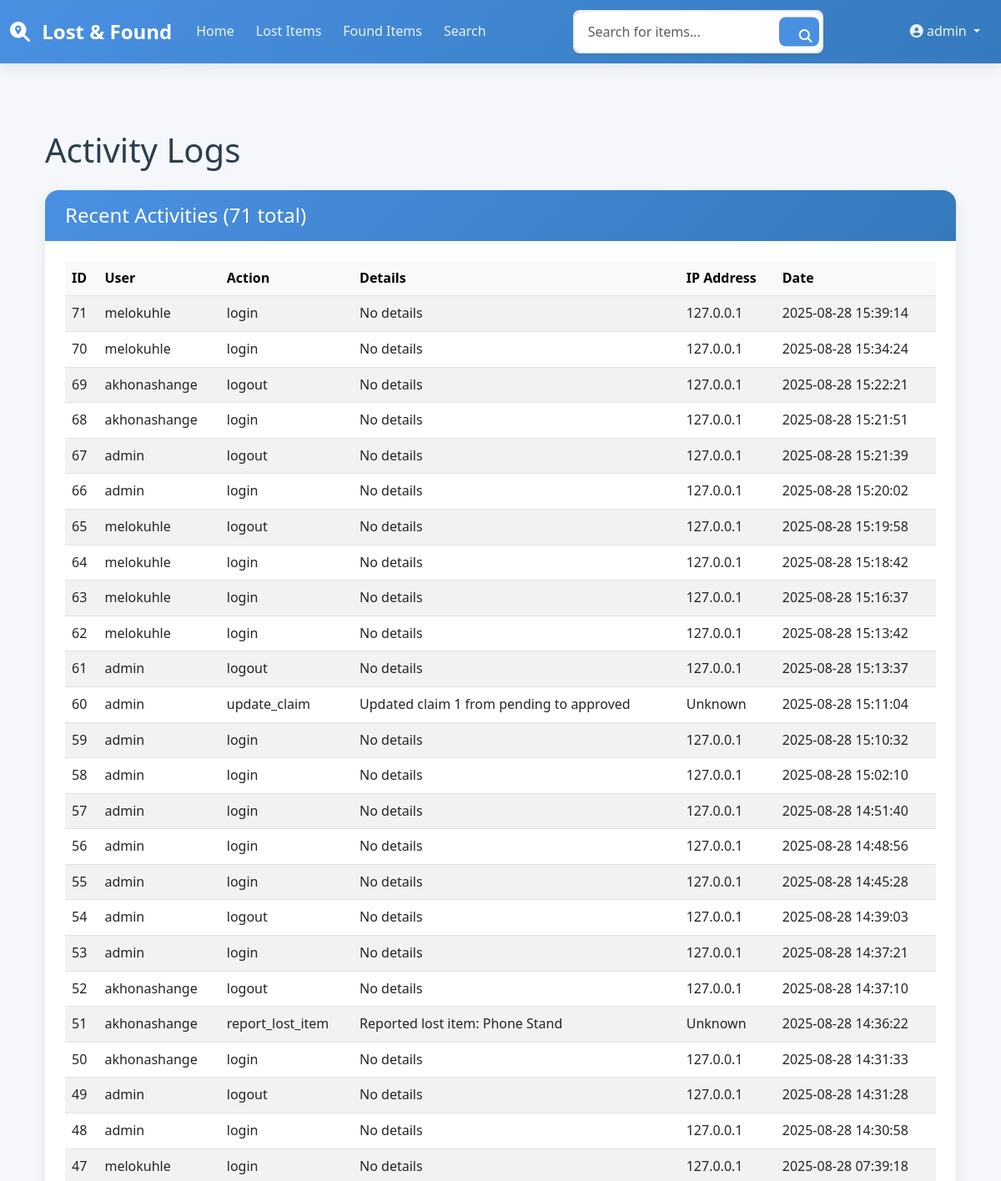
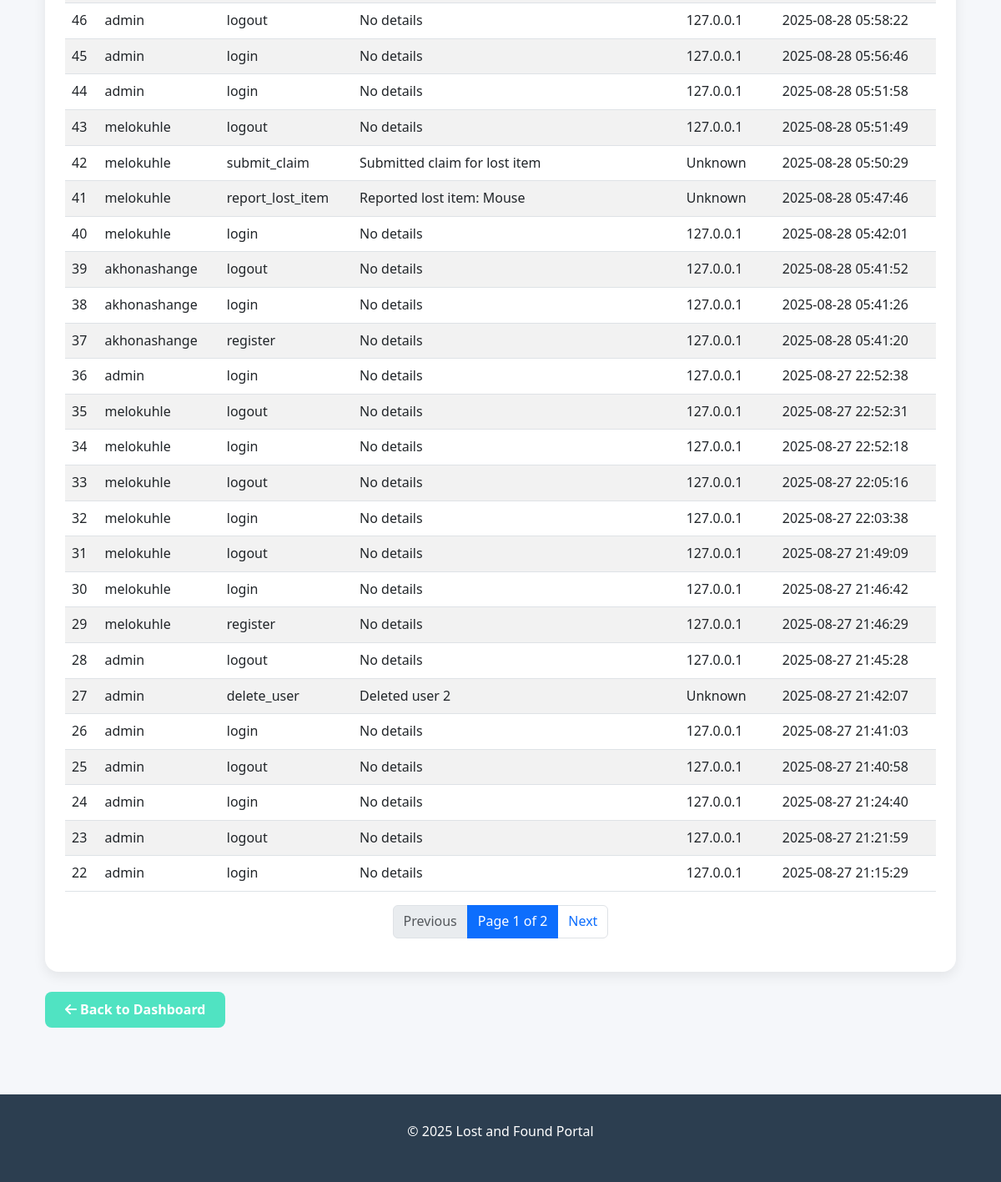
Before: /admin/activity-logs (signed in) with the older database file (2 pictures, top to bottom).
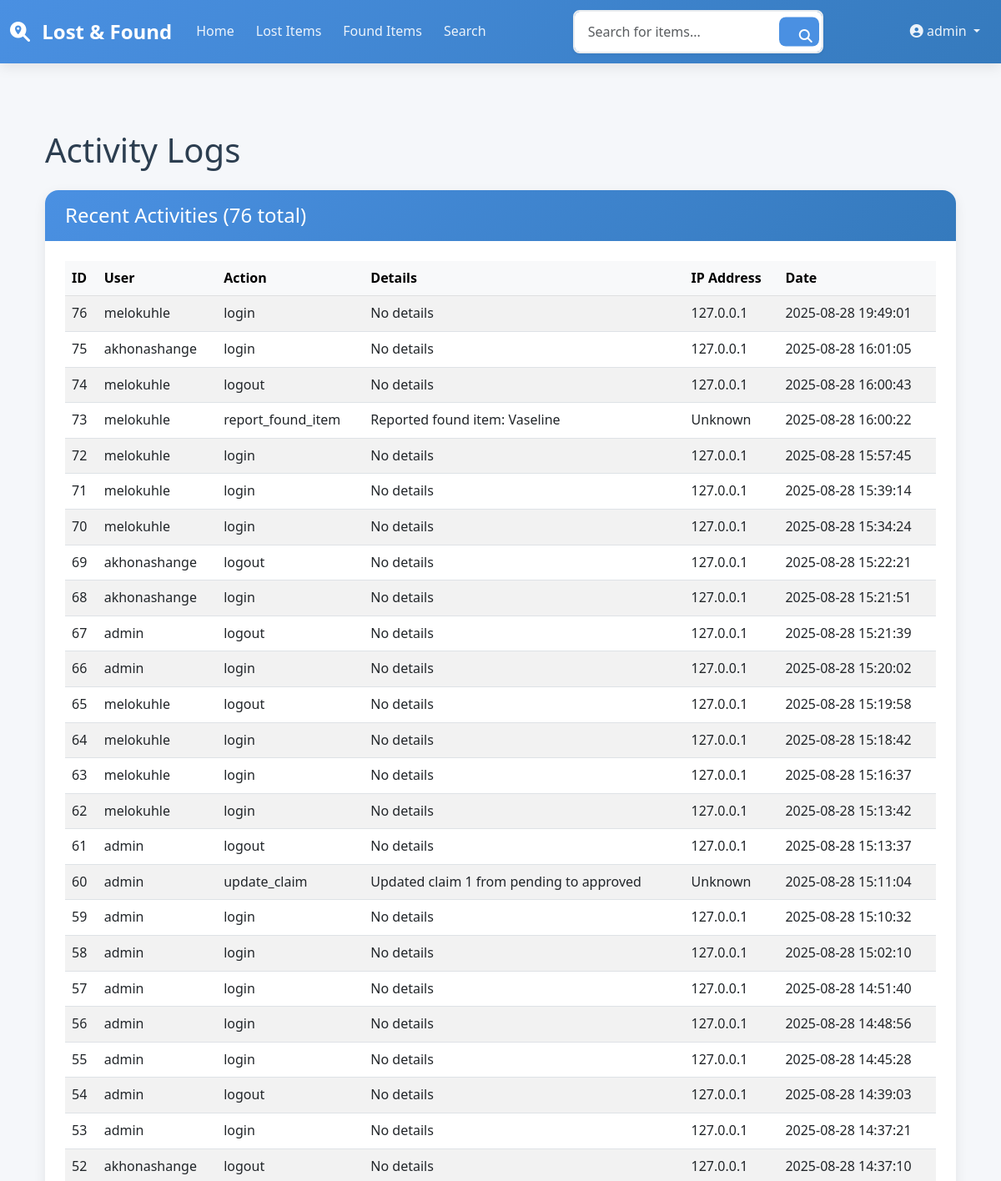
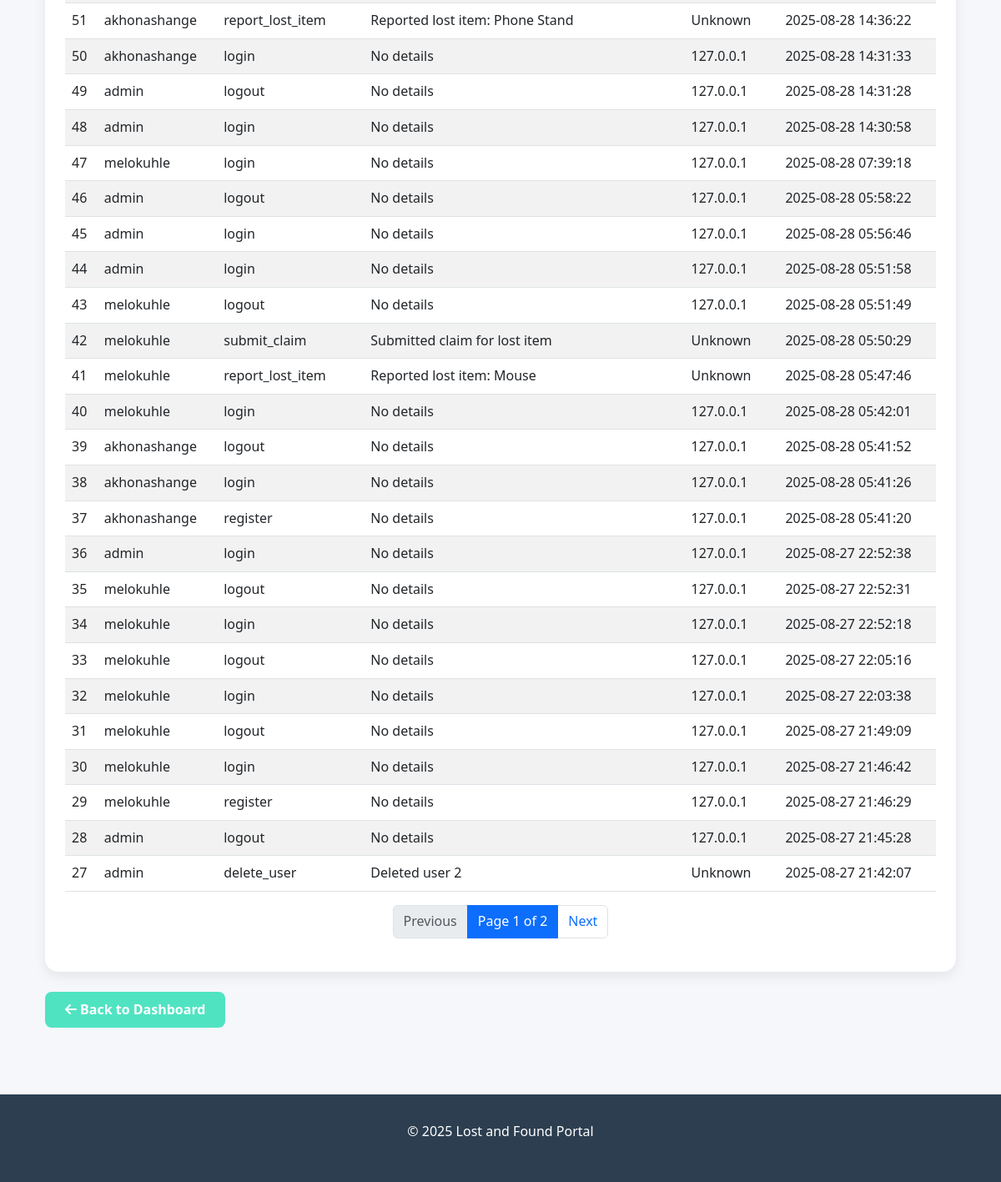
After: the same page with the newer database file (2 pictures, top to bottom).
### models.py (models this page shows, shortened)
class UserActivity(db.Model):
    __tablename__ = 'user_activities'
    id = db.Column(db.Integer, primary_key=True)
    user_id = db.Column(db.Integer, db.ForeignKey('users.id'), nullable=False)
    action = db.Column(db.String(100), nullable=False)
    details = db.Column(db.Text, nullable=True)
    ip_address = db.Column(db.String(45), nullable=True)
    created_at = db.Column(db.DateTime, default=datetime.utcnow)
    user = db.relationship('User', backref='activities')

class User(UserMixin, db.Model):
    __tablename__ = 'users'
    id = db.Column(db.Integer, primary_key=True)
    username = db.Column(db.String(80), unique=True, nullable=False)
    email = db.Column(db.String(120), unique=True, nullable=False)
    password_hash = db.Column(db.String(255), nullable=False)
    role = db.Column(db.String(20), default='student')  # 'student' or 'admin'
    is_verified = db.Column(db.Boolean, default=False)
    is_banned = db.Column(db.Boolean, default=False)
    created_at = db.Column(db.DateTime, default=db.func.current_timestamp())
    last_login = db.Column(db.DateTime, nullable=True)

### app.py (the view)
@app.route('/admin/activity-logs')
@login_required
@admin_required
def admin_activity_logs():
    page = request.args.get('page', 1, type=int)
    activities = UserActivity.query.order_by(UserActivity.created_at.desc()).paginate(
        page=page, per_page=50, error_out=False)
    return render_template('admin_activity_logs.html',
                         title='Activity Logs',
                         activities=activities)

### __init__.py (called while the page is built)
def create_app():
    app = Flask(__name__)
    app.config.from_object(Config)
    db.init_app(app)
    login_manager.init_app(app)
    login_manager.login_view = 'login'
    login_manager.login_message = 'Please log in to access this page.'
    @login_manager.user_loader
    def load_user(user_id):
        from models import User
        return User.query.get(int(user_id))
    with app.app_context():
        import models
        db.create_all()
        from models import User
        admin_user = User.query.filter_by(username='admin').first()
        if not admin_user:
            admin_user = User(username='admin', email='admin@example.com', role='admin')
            admin_user.set_password('admin123')
            db.session.add(admin_user)
            db.session.commit()
    return app

### app.py (called while the page is built)
def admin_required(f):
    from functools import wraps
    @wraps(f)
    def decorated_function(*args, **kwargs):
        if not current_user.is_authenticated or current_user.role != 'admin':
            flash('You need admin privileges to access this page.', 'error')
            return redirect(url_for('login'))
        return f(*args, **kwargs)
    return decorated_function

### templates/admin_activity_logs.html
{% extends "base.html" %}
{% block content %}
<div class="container py-4">
    <h1 class="mb-4">Activity Logs</h1>
    <div class="card">
        <div class="card-header">
            <h2 class="h4 mb-0">Recent Activities ({{ activities.total }} total)</h2>
        </div>
        <div class="card-body">
            {% if activities.items %}
                <div class="table-responsive">
                    <table class="table table-striped table-hover">
                        <thead class="table-light">
                            <tr>
                                <th>ID</th>
                                <th>User</th>
                                <th>Action</th>
                                <th>Details</th>
                                <th>IP Address</th>
                                <th>Date</th>
                            </tr>
                        </thead>
                        <tbody>
                            {% for activity in activities.items %}
                            <tr>
                                <td>{{ activity.id }}</td>
                                <td>{{ activity.user.username if activity.user else 'Unknown' }}</td>
                                <td>{{ activity.action }}</td>
                                <td>{{ activity.details or 'No details' }}</td>
                                <td>{{ activity.ip_address or 'Unknown' }}</td>
                                <td>{{ activity.created_at.strftime('%Y-%m-%d %H:%M:%S') }}</td>
                            </tr>
                            {% endfor %}
                        </tbody>
                    </table>
                </div>
                <nav aria-label="Activity logs pagination">
                    <ul class="pagination justify-content-center">
                        {% if activities.has_prev %}
                            <li class="page-item">
                                <a class="page-link" href="{{ url_for('admin_activity_logs', page=activities.prev_num) }}">Previous</a>
                            </li>
                        {% else %}
                            <li class="page-item disabled">
                                <span class="page-link">Previous</span>
                            </li>
                        {% endif %}
                        <li class="page-item active">
                            <span class="page-link">
                                Page {{ activities.page }} of {{ activities.pages }}
                            </span>
                        </li>
                        {% if activities.has_next %}
                            <li class="page-item">
                                <a class="page-link" href="{{ url_for('admin_activity_logs', page=activities.next_num) }}">Next</a>
                            </li>
                        {% else %}
                            <li class="page-item disabled">
                                <span class="page-link">Next</span>
                            </li>
                        {% endif %}
                    </ul>
                </nav>
            {% else %}
                <p class="text-center text-muted">No activity logs found.</p>
            {% endif %}
        </div>
    </div>
    <div class="mt-4">
        <a href="{{ url_for('admin_dashboard') }}" class="btn btn-secondary">
            <i class="fas fa-arrow-left me-1"></i>Back to Dashboard
        </a>
    </div>
</div>
{% endblock %}

Changed rows visible on the page:
no longer on this page (row unchanged): UserActivity: id "26", user "admin", action "login", details "No details", ip_address "127.0.0.1", created_at "2025-08-27 21:41:03"
no longer on this page (row unchanged): UserActivity: id "25", user "admin", action "logout", details "No details", ip_address "127.0.0.1", created_at "2025-08-27 21:40:58"
no longer on this page (row unchanged): UserActivity: id "24", user "admin", action "login", details "No details", ip_address "127.0.0.1", created_at "2025-08-27 21:24:40"
no longer on this page (row unchanged): UserActivity: id "23", user "admin", action "logout", details "No details", ip_address "127.0.0.1", created_at "2025-08-27 21:21:59"
no longer on this page (row unchanged): UserActivity: id "22", user "admin", action "login", details "No details", ip_address "127.0.0.1", created_at "2025-08-27 21:15:29"
added UserActivity: id "76", user "melokuhle", action "login", details "No details", ip_address "127.0.0.1", created_at "2025-08-28 19:49:01"
added UserActivity: id "75", user "akhonashange", action "login", details "No details", ip_address "127.0.0.1", created_at "2025-08-28 16:01:05"
added UserActivity: id "74", user "melokuhle", action "logout", details "No details", ip_address "127.0.0.1", created_at "2025-08-28 16:00:43"
added UserActivity: id "73", user "melokuhle", action "report_found_item", details "Reported found item: Vaseline", ip_address "Unknown", created_at "2025-08-28 16:00:22"
added UserActivity: id "72", user "melokuhle", action "login", details "No details", ip_address "127.0.0.1", created_at "2025-08-28 15:57:45"
Other visible differences:
{{ activities.total }}: "71" → "76"
